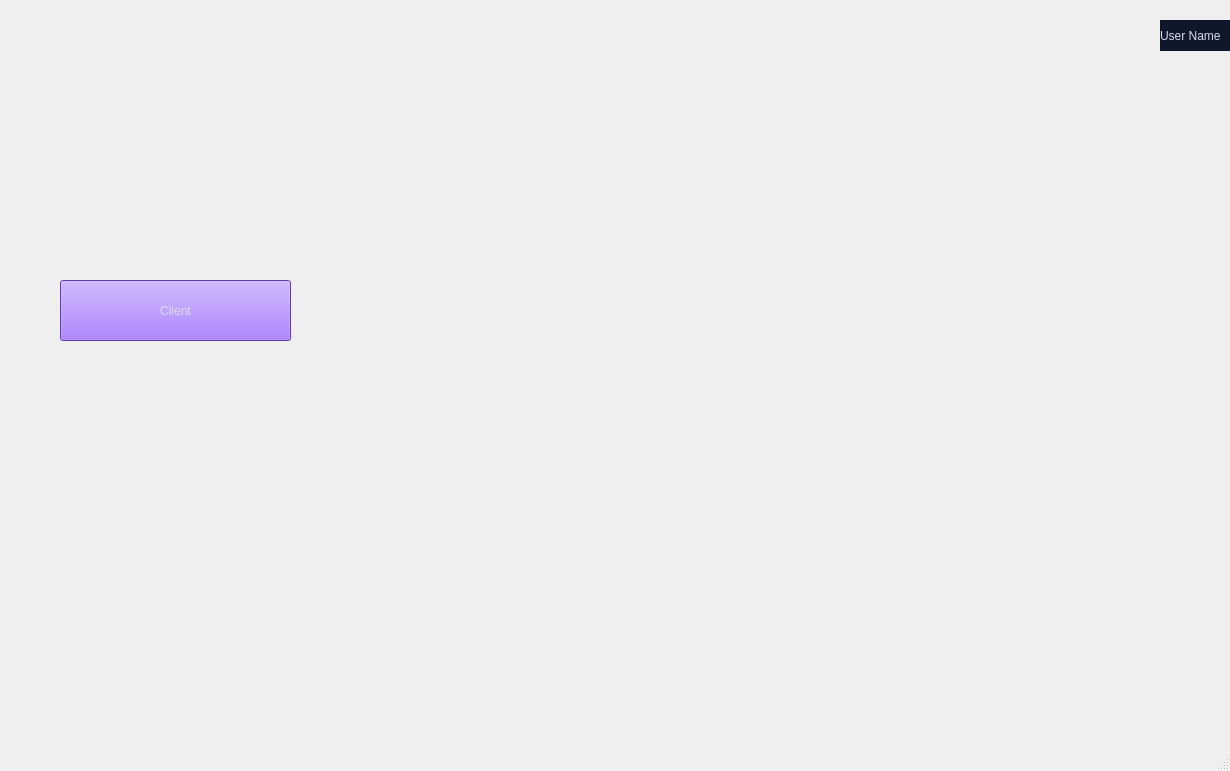
<?xml version="1.0" encoding="UTF-8"?>
<ui version="4.0">
 <class>MainWindow</class>
 <widget class="QMainWindow" name="MainWindow">
  <property name="geometry">
   <rect>
    <x>0</x>
    <y>0</y>
    <width>1230</width>
    <height>771</height>
   </rect>
  </property>
  <property name="windowTitle">
   <string>MainWindow</string>
  </property>
  <widget class="QWidget" name="centralwidget">
   <widget class="QPushButton" name="pushButton">
    <property name="geometry">
     <rect>
      <x>60</x>
      <y>280</y>
      <width>231</width>
      <height>61</height>
     </rect>
    </property>
    <property name="styleSheet">
     <string notr="true">background-color: rgb(137, 81, 249);
font: 12pt &quot;Sitka&quot;;
border-color: rgb(37, 99, 235);
color: rgb(218, 221, 239);</string>
    </property>
    <property name="text">
     <string>Client</string>
    </property>
   </widget>
   <widget class="QLabel" name="label_5">
    <property name="geometry">
     <rect>
      <x>1160</x>
      <y>20</y>
      <width>121</width>
      <height>31</height>
     </rect>
    </property>
    <property name="styleSheet">
     <string notr="true">color: rgb(255, 255, 255);
background-color: rgb(15, 23, 42);
font: 12pt &quot;Sitka&quot;;
color: rgb(218, 221, 239);</string>
    </property>
    <property name="text">
     <string>User Name</string>
    </property>
   </widget>
   <widget class="QLabel" name="img2">
    <property name="geometry">
     <rect>
      <x>1290</x>
      <y>10</y>
      <width>51</width>
      <height>51</height>
     </rect>
    </property>
    <property name="styleSheet">
     <string notr="true">background-color: rgb(15, 23, 42);</string>
    </property>
    <property name="text">
     <string/>
    </property>
    <property name="pixmap">
     <pixmap>image5.png</pixmap>
    </property>
   </widget>
  </widget>
  <widget class="QStatusBar" name="statusbar"/>
 </widget>
 <resources/>
 <connections/>
</ui>
